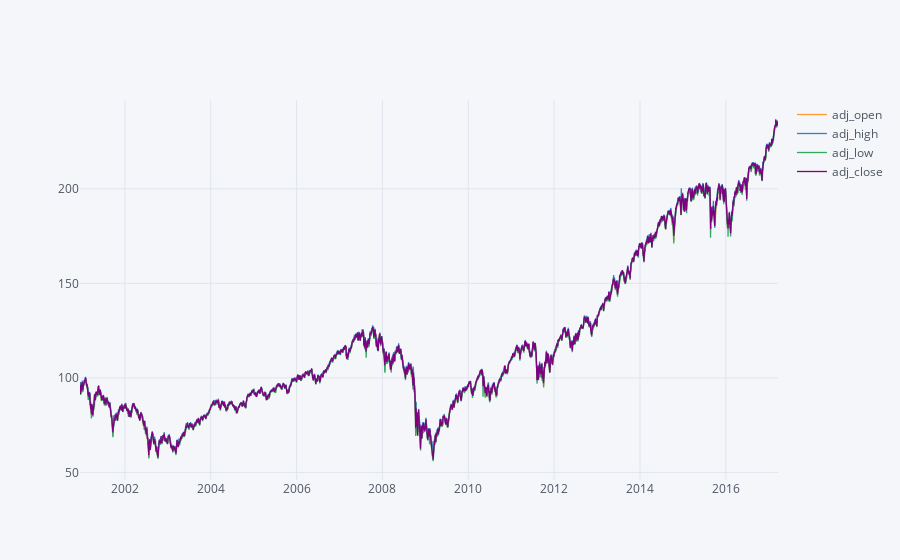

The notebook cell saved with this chart:
### Code cell
SPY.iplot()

### Figure 1 — Plotly figure (JSON) as saved in the notebook; plotly's stock layout.template omitted (floating-point values rounded to 4 significant figures; data arrays with more than 128 entries replaced by an {"elided": "..."} marker saying what was removed)
{"data": [{"line": {"color": "rgba(255, 153, 51, 1.0)", "dash": "solid", "width": 1.3}, "mode": "lines", "name": "adj_open", "text": "", "type": "scatter", "x": {"elided": "4088 str values"}, "y": {"elided": "4088 float values"}}, {"line": {"color": "rgba(55, 128, 191, 1.0)", "dash": "solid", "width": 1.3}, "mode": "lines", "name": "adj_high", "text": "", "type": "scatter", "x": {"elided": "4088 str values"}, "y": {"elided": "4088 float values"}}, {"line": {"color": "rgba(50, 171, 96, 1.0)", "dash": "solid", "width": 1.3}, "mode": "lines", "name": "adj_low", "text": "", "type": "scatter", "x": {"elided": "4088 str values"}, "y": {"elided": "4088 float values"}}, {"line": {"color": "rgba(128, 0, 128, 1.0)", "dash": "solid", "width": 1.3}, "mode": "lines", "name": "adj_close", "text": "", "type": "scatter", "x": {"elided": "4088 str values"}, "y": {"elided": "4088 float values"}}], "layout": {"legend": {"bgcolor": "#F5F6F9", "font": {"color": "#4D5663"}}, "paper_bgcolor": "#F5F6F9", "plot_bgcolor": "#F5F6F9", "titlefont": {"color": "#4D5663"}, "xaxis1": {"gridcolor": "#E1E5ED", "showgrid": true, "tickfont": {"color": "#4D5663"}, "title": "", "titlefont": {"color": "#4D5663"}, "zerolinecolor": "#E1E5ED"}, "yaxis1": {"gridcolor": "#E1E5ED", "showgrid": true, "tickfont": {"color": "#4D5663"}, "title": "", "titlefont": {"color": "#4D5663"}, "zerolinecolor": "#E1E5ED"}}}
